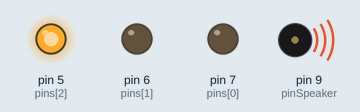
Simulated run of this sketch. Board: Arduino Uno, built with avr-gcc and run on an emulated ATmega328P. On the bench: output pins drawn as LEDs (lit = HIGH), buzzer (waves = sounding).

Above: at 0.12 s.
At 5.7 s:
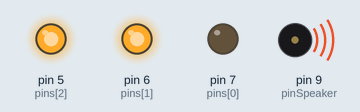
At 13.2 s:
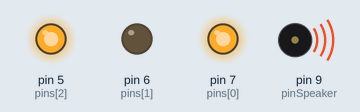
Timing chart, 0 to 20.3 s (numbered marks = the images above):
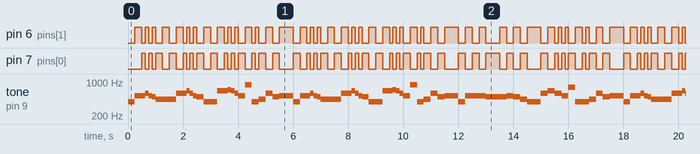

Measured:
- by itself, pin 6 (pins[1]), pin 7 (pins[0]): moves between LOW and HIGH, repeating every 17.6 s
- by itself, tone on pin 9 (pinSpeaker): plays 392 Hz for 0.25 s, 523 Hz for 0.38 s, 587 Hz for 0.13 s, 523 Hz for 0.13 s, 494 Hz for 0.13 s, 440 Hz for 0.75 s … (457 notes in this stretch)

The sketch:

carol.ino
```cpp
/*************************************************
 * Public Constants
 *************************************************/
#define NB0  31
#define NC1  33
#define NCS1 35
#define ND1  37
#define NDS1 39
#define NE1  41
#define NF1  44
#define NFS1 46
#define NG1  49
#define NGS1 52
#define NA1  55
#define NAS1 58
#define NB1  62
#define NC2  65
#define NCS2 69
#define ND2  73
#define NDS2 78
#define NE2  82
#define NF2  87
#define NFS2 93
#define NG2  98
#define NGS2 104
#define NA2  110
#define NAS2 117
#define NB2  123
#define NC3  131
#define NCS3 139
#define ND3  147
#define NDS3 156
#define NE3  165
#define NF3  175
#define NFS3 185
#define NG3  196
#define NGS3 208
#define NA3  220
#define NAS3 233
#define NB3  247
#define NC4  262
#define NCS4 277
#define ND4  294
#define NDS4 311
#define NE4  330
#define NF4  349
#define NFS4 370
#define NG4  392
#define NGS4 415
#define NA4  440
#define NAS4 466
#define NB4  494
#define NC5  523
#define NCS5 554
#define ND5  587
#define NDS5 622
#define NE5  659
#define NF5  698
#define NFS5 740
#define NG5  784
#define NGS5 831
#define NA5  880
#define NAS5 932
#define NB5  988
#define NC6  1047
#define NCS6 1109
#define ND6  1175
#define NDS6 1245
#define NE6  1319
#define NF6  1397
#define NFS6 1480
#define NG6  1568
#define NGS6 1661
#define NA6  1760
#define NAS6 1865
#define NB6  1976
#define NC7  2093
#define NCS7 2217
#define ND7  2349
#define NDS7 2489
#define NE7  2637
#define NF7  2794
#define NFS7 2960
#define NG7  3136
#define NGS7 3322
#define NA7  3520
#define NAS7 3729
#define NB7  3951
#define NC8  4186
#define NCS8 4435
#define ND8  4699
#define NDS8 4978

int pinSpeaker = 9;

int pins[] = {7, 6, 5};

int melody[] = {NG4,NC5,NC5,ND5,NC5,NB4,NA4,NA4,NA4,ND5,ND5,NE5,ND5,NC5,NB4,NG4,
     NG4,NE5,NE5,NF5,NE5,ND5,NC5,NA5,NG4,NG4,NA4,ND5,NB4,NC5,
     NG4,NC5,NC5,ND5,NC5,NB4,NA4,NA4,
     NA4,ND5,ND5,NE5,ND5,NC5,NB4,NG4,
     NG4,NE5,NE5,NF5,NE5,ND5,NC5,NA5,NG4,NG4,NA4,ND5,NB4,NC5,
     NG4,NC5,NC5,NC5,NB4,NB4,NC5,NB4,NA4,NG4,
     ND5,NE5,ND5,ND5,NC5,NC5,NG5,NG4,NG4,NG4,NA4,ND5,NB4,NC5 };

int noteDurations[] = {
       4,4,8,8,8,8,4,4,4,4,8,8,8,8,4,4,4,4,8,8,8,8,4,4,8,8,4,4,4,2,
       4,4,8,8,8,8,4,4,4,4,8,8,8,8,4,4,4,4,8,8,8,8,4,4,8,8,4,4,4,2,
       4,4,4,4,2,4,4,4,4,2,4,4,8,8,8,8,4,4,8,8,4,4,4,2,};

void setup() {
  pinMode(pinSpeaker, OUTPUT);

  pinMode(pins[0], OUTPUT);
  pinMode(pins[1], OUTPUT);
  pinMode(pins[2], OUTPUT);

  Serial.begin(9600);

  digitalWrite(pins[2], HIGH);
}

short i = 0;

void loop() {

  if (i >= 84) {
    i = 0;
  }

  //  muzyka
  if (melody[i] == 0) {
    noTone(pinSpeaker);
  } else {
    tone(pinSpeaker, melody[i]);
  }
  delay(1000/noteDurations[i]);
  i++;

  if (i % 2 == 0) {
    digitalWrite(pins[0], HIGH);
    digitalWrite(pins[1], LOW);
  } else {
    digitalWrite(pins[0], LOW);
    digitalWrite(pins[1], HIGH);
  }


}
```
